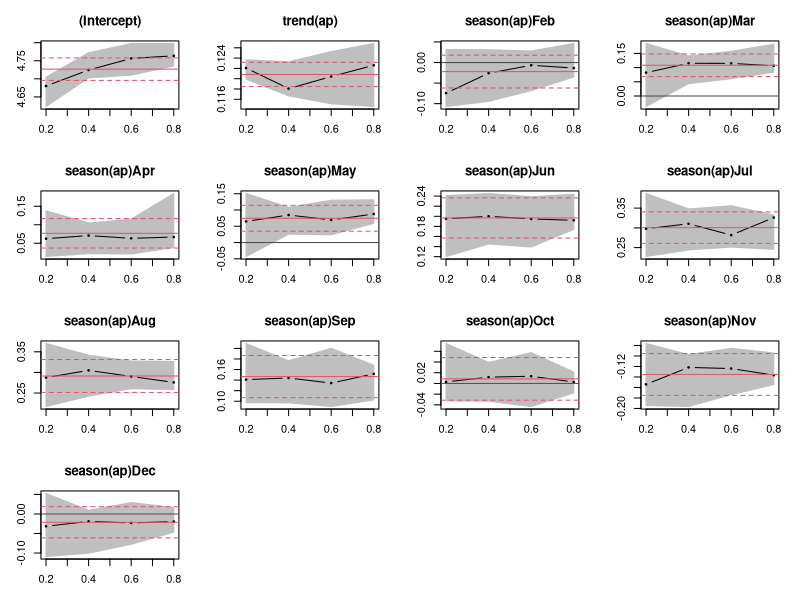
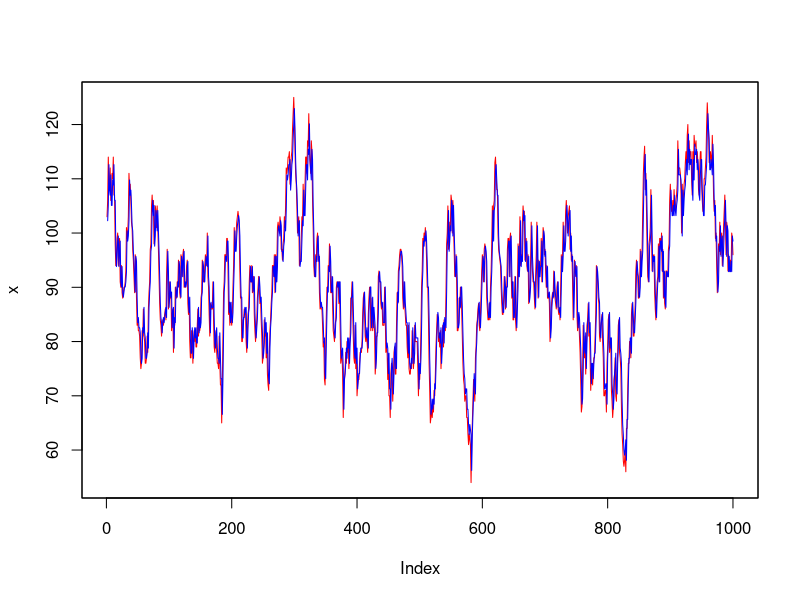

R code for these plots, in order:
library(quantreg)


### Name: dynrq
### Title: Dynamic Linear Quantile Regression
### Aliases: dynrq print.dynrq print.dynrqs summary.dynrq summary.dynrqs
###   print.summary.dynrq print.summary.dynrqs time.dynrq index.dynrq
###   start.dynrq end.dynrq
### Keywords: regression

### ** Examples

###########################
## Dynamic Linear Quantile Regression Models ##
###########################

require(zoo)
## multiplicative median SARIMA(1,0,0)(1,0,0)_12 model fitted to UK seatbelt data
     data("UKDriverDeaths", package = "datasets")
     uk <- log10(UKDriverDeaths)
     dfm <- dynrq(uk ~ L(uk, 1) + L(uk, 12))
     dfm

     dfm3 <- dynrq(uk ~ L(uk, 1) + L(uk, 12),tau = 1:3/4)
     summary(dfm3)
 ## explicitly set start and end
     dfm1 <- dynrq(uk ~ L(uk, 1) + L(uk, 12), start = c(1975, 1), end = c(1982, 12))
 ## remove lag 12
     dfm0 <- update(dfm1, . ~ . - L(uk, 12))
     tuk1  <- anova(dfm0, dfm1)
 ## add seasonal term
     dfm1 <- dynrq(uk ~ 1, start = c(1975, 1), end = c(1982, 12))
     dfm2 <- dynrq(uk ~ season(uk), start = c(1975, 1), end = c(1982, 12))
     tuk2 <- anova(dfm1, dfm2)
 ## regression on multiple lags in a single L() call
     dfm3 <- dynrq(uk ~ L(uk, c(1, 11, 12)), start = c(1975, 1), end = c(1982, 12))
     anova(dfm1, dfm3)

###############################
## Time Series Decomposition ##
###############################

## airline data
data("AirPassengers", package = "datasets")
ap <- log(AirPassengers)
fm <- dynrq(ap ~ trend(ap) + season(ap), tau = 1:4/5)
sfm <- summary(fm)
plot(sfm)

## Alternative time trend specifications:
##   time(ap)                  1949 + (0, 1, ..., 143)/12
##   trend(ap)                 (1, 2, ..., 144)/12
##   trend(ap, scale = FALSE)  (1, 2, ..., 144)

###############################
## An Edgeworth (1886) Problem##
###############################
# DGP
fye <- function(n, m = 20){
    a <- rep(0,n)
    s <- sample(0:9, m, replace = TRUE)
    a[1] <- sum(s)
    for(i in 2:n){
       s[sample(1:20,1)] <- sample(0:9,1)
       a[i] <- sum(s)
    }
    zoo::zoo(a)
}
x <- fye(1000)
f <- dynrq(x ~ L(x,1))
plot(x,cex = .5, col = "red")
lines(fitted(f), col = "blue")
